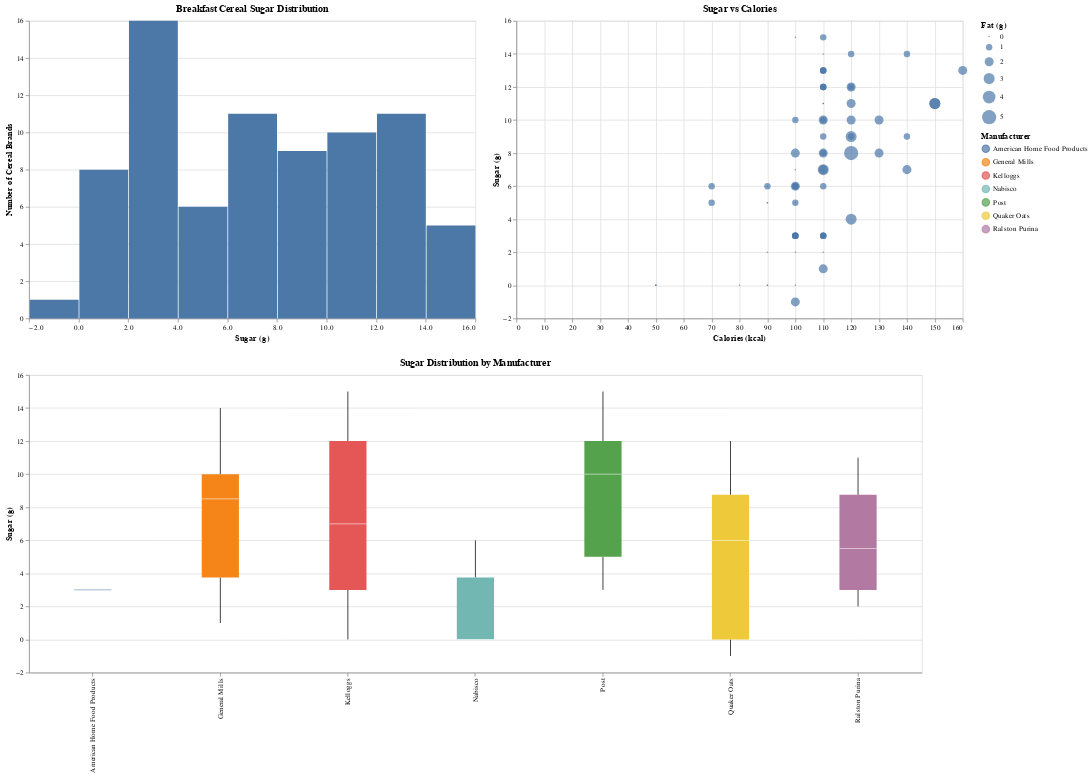

Write notebook code for a chart like this one.
### Code cell
# By saving each of the above charts as variables, we can easily display them side by side,
# adjusting sizes as needed. 

(histo | scatter) & box.properties(width=1200)

### Figure 1 — Vega-Lite specification as saved in the notebook (floating-point values rounded to 4 significant figures)
{"config": {"view": {"continuousWidth": 400, "continuousHeight": 300}}, "vconcat": [{"hconcat": [{"mark": "bar", "encoding": {"x": {"bin": true, "field": "sugars", "title": "Sugar (g)", "type": "quantitative"}, "y": {"aggregate": "count", "title": "Number of Cereal Brands", "type": "quantitative"}}, "height": 400, "title": "Breakfast Cereal Sugar Distribution", "width": 600}, {"mark": {"type": "circle", "size": 100}, "encoding": {"size": {"field": "fat", "legend": {"title": "Fat (g)"}, "type": "quantitative"}, "tooltip": {"field": "name", "type": "nominal"}, "x": {"field": "calories", "title": "Calories (kcal)", "type": "quantitative"}, "y": {"field": "sugars", "title": "Sugar (g)", "type": "quantitative"}}, "height": 400, "title": "Sugar vs Calories", "width": 600}]}, {"mark": {"type": "boxplot", "size": 50}, "encoding": {"color": {"field": "mfr_name", "legend": {"title": "Manufacturer"}, "type": "nominal"}, "tooltip": {"field": "name", "type": "nominal"}, "x": {"field": "mfr_name", "title": null, "type": "nominal"}, "y": {"field": "sugars", "title": "Sugar (g)", "type": "quantitative"}}, "height": 400, "title": "Sugar Distribution by Manufacturer", "width": 1200}], "data": {"name": "data-ace391d6956a60a682389158f4069055"}, "$schema": "https://vega.github.io/schema/vega-lite/v4.17.0.json", "datasets": {"data-ace391d6956a60a682389158f4069055": [{"name": "100% Bran", "mfr": "N", "type": "C", "calories": 70, "protein": 4, "fat": 1, "sodium": 130, "fiber": 10.0, "carbo": 5.0, "sugars": 6, "potass": 280, "vitamins": 25, "shelf": 3, "weight": 1.0, "cups": 0.33, "rating": 68.4, "mfr_name": "Nabisco", "ww_points": 3}, {"name": "100% Natural Bran", "mfr": "Q", "type": "C", "calories": 120, "protein": 3, "fat": 5, "sodium": 15, "fiber": 2.0, "carbo": 8.0, "sugars": 8, "potass": 135, "vitamins": 0, "shelf": 3, "weight": 1.0, "cups": 1.0, "rating": 33.98, "mfr_name": "Quaker Oats", "ww_points": 6}, {"name": "All-Bran", "mfr": "K", "type": "C", "calories": 70, "protein": 4, "fat": 1, "sodium": 260, "fiber": 9.0, "carbo": 7.0, "sugars": 5, "potass": 320, "vitamins": 25, "shelf": 3, "weight": 1.0, "cups": 0.33, "rating": 59.43, "mfr_name": "Kelloggs", "ww_points": 3}, {"name": "All-Bran with Extra Fiber", "mfr": "K", "type": "C", "calories": 50, "protein": 4, "fat": 0, "sodium": 140, "fiber": 14.0, "carbo": 8.0, "sugars": 0, "potass": 330, "vitamins": 25, "shelf": 3, "weight": 1.0, "cups": 0.5, "rating": 93.7, "mfr_name": "Kelloggs", "ww_points": 1}, {"name": "Almond Delight", "mfr": "R", "type": "C", "calories": 110, "protein": 2, "fat": 2, "sodium": 200, "fiber": 1.0, "carbo": 14.0, "sugars": 8, "potass": -1, "vitamins": 25, "shelf": 3, "weight": 1.0, "cups": 0.75, "rating": 34.38, "mfr_name": "Ralston Purina", "ww_points": 5}, {"name": "Apple Cinnamon Cheerios", "mfr": "G", "type": "C", "calories": 110, "protein": 2, "fat": 2, "sodium": 180, "fiber": 1.5, "carbo": 10.5, "sugars": 10, "potass": 70, "vitamins": 25, "shelf": 1, "weight": 1.0, "cups": 0.75, "rating": 29.51, "mfr_name": "General Mills", "ww_points": 5}, {"name": "Apple Jacks", "mfr": "K", "type": "C", "calories": 110, "protein": 2, "fat": 0, "sodium": 125, "fiber": 1.0, "carbo": 11.0, "sugars": 14, "potass": 30, "vitamins": 25, "shelf": 2, "weight": 1.0, "cups": 1.0, "rating": 33.17, "mfr_name": "Kelloggs", "ww_points": 5}, {"name": "Basic 4", "mfr": "G", "type": "C", "calories": 130, "protein": 3, "fat": 2, "sodium": 210, "fiber": 2.0, "carbo": 18.0, "sugars": 8, "potass": 100, "vitamins": 25, "shelf": 3, "weight": 1.33, "cups": 0.75, "rating": 37.04, "mfr_name": "General Mills", "ww_points": 5}, {"name": "Bran Chex", "mfr": "R", "type": "C", "calories": 90, "protein": 2, "fat": 1, "sodium": 200, "fiber": 4.0, "carbo": 15.0, "sugars": 6, "potass": 125, "vitamins": 25, "shelf": 1, "weight": 1.0, "cups": 0.67, "rating": 49.12, "mfr_name": "Ralston Purina", "ww_points": 4}, {"name": "Bran Flakes", "mfr": "P", "type": "C", "calories": 90, "protein": 3, "fat": 0, "sodium": 210, "fiber": 5.0, "carbo": 13.0, "sugars": 5, "potass": 190, "vitamins": 25, "shelf": 3, "weight": 1.0, "cups": 0.67, "rating": 53.31, "mfr_name": "Post", "ww_points": 3}, {"name": "Cap'n'Crunch", "mfr": "Q", "type": "C", "calories": 120, "protein": 1, "fat": 2, "sodium": 220, "fiber": 0.0, "carbo": 12.0, "sugars": 12, "potass": 35, "vitamins": 25, "shelf": 2, "weight": 1.0, "cups": 0.75, "rating": 18.04, "mfr_name": "Quaker Oats", "ww_points": 6}, {"name": "Cheerios", "mfr": "G", "type": "C", "calories": 110, "protein": 6, "fat": 2, "sodium": 290, "fiber": 2.0, "carbo": 17.0, "sugars": 1, "potass": 105, "vitamins": 25, "shelf": 1, "weight": 1.0, "cups": 1.25, "rating": 50.76, "mfr_name": "General Mills", "ww_points": 3}, {"name": "Cinnamon Toast Crunch", "mfr": "G", "type": "C", "calories": 120, "protein": 1, "fat": 3, "sodium": 210, "fiber": 0.0, "carbo": 13.0, "sugars": 9, "potass": 45, "vitamins": 25, "shelf": 2, "weight": 1.0, "cups": 0.75, "rating": 19.82, "mfr_name": "General Mills", "ww_points": 5}, {"name": "Clusters", "mfr": "G", "type": "C", "calories": 110, "protein": 3, "fat": 2, "sodium": 140, "fiber": 2.0, "carbo": 13.0, "sugars": 7, "potass": 105, "vitamins": 25, "shelf": 3, "weight": 1.0, "cups": 0.5, "rating": 40.4, "mfr_name": "General Mills", "ww_points": 4}, {"name": "Cocoa Puffs", "mfr": "G", "type": "C", "calories": 110, "protein": 1, "fat": 1, "sodium": 180, "fiber": 0.0, "carbo": 12.0, "sugars": 13, "potass": 55, "vitamins": 25, "shelf": 2, "weight": 1.0, "cups": 1.0, "rating": 22.74, "mfr_name": "General Mills", "ww_points": 5}, {"name": "Corn Chex", "mfr": "R", "type": "C", "calories": 110, "protein": 2, "fat": 0, "sodium": 280, "fiber": 0.0, "carbo": 22.0, "sugars": 3, "potass": 25, "vitamins": 25, "shelf": 1, "weight": 1.0, "cups": 1.0, "rating": 41.45, "mfr_name": "Ralston Purina", "ww_points": 4}, {"name": "Corn Flakes", "mfr": "K", "type": "C", "calories": 100, "protein": 2, "fat": 0, "sodium": 290, "fiber": 1.0, "carbo": 21.0, "sugars": 2, "potass": 35, "vitamins": 25, "shelf": 1, "weight": 1.0, "cups": 1.0, "rating": 45.86, "mfr_name": "Kelloggs", "ww_points": 3}, {"name": "Corn Pops", "mfr": "K", "type": "C", "calories": 110, "protein": 1, "fat": 0, "sodium": 90, "fiber": 1.0, "carbo": 13.0, "sugars": 12, "potass": 20, "vitamins": 25, "shelf": 2, "weight": 1.0, "cups": 1.0, "rating": 35.78, "mfr_name": "Kelloggs", "ww_points": 5}, {"name": "Count Chocula", "mfr": "G", "type": "C", "calories": 110, "protein": 1, "fat": 1, "sodium": 180, "fiber": 0.0, "carbo": 12.0, "sugars": 13, "potass": 65, "vitamins": 25, "shelf": 2, "weight": 1.0, "cups": 1.0, "rating": 22.4, "mfr_name": "General Mills", "ww_points": 5}, {"name": "Cracklin' Oat Bran", "mfr": "K", "type": "C", "calories": 110, "protein": 3, "fat": 3, "sodium": 140, "fiber": 4.0, "carbo": 10.0, "sugars": 7, "potass": 160, "vitamins": 25, "shelf": 3, "weight": 1.0, "cups": 0.5, "rating": 40.45, "mfr_name": "Kelloggs", "ww_points": 5}, {"name": "Cream of Wheat (Quick)", "mfr": "N", "type": "H", "calories": 100, "protein": 3, "fat": 0, "sodium": 80, "fiber": 1.0, "carbo": 21.0, "sugars": 0, "potass": -1, "vitamins": 0, "shelf": 2, "weight": 1.0, "cups": 1.0, "rating": 64.53, "mfr_name": "Nabisco", "ww_points": 3}, {"name": "Crispix", "mfr": "K", "type": "C", "calories": 110, "protein": 2, "fat": 0, "sodium": 220, "fiber": 1.0, "carbo": 21.0, "sugars": 3, "potass": 30, "vitamins": 25, "shelf": 3, "weight": 1.0, "cups": 1.0, "rating": 46.9, "mfr_name": "Kelloggs", "ww_points": 4}, {"name": "Crispy Wheat & Raisins", "mfr": "G", "type": "C", "calories": 100, "protein": 2, "fat": 1, "sodium": 140, "fiber": 2.0, "carbo": 11.0, "sugars": 10, "potass": 120, "vitamins": 25, "shelf": 3, "weight": 1.0, "cups": 0.75, "rating": 36.18, "mfr_name": "General Mills", "ww_points": 4}, {"name": "Double Chex", "mfr": "R", "type": "C", "calories": 100, "protein": 2, "fat": 0, "sodium": 190, "fiber": 1.0, "carbo": 18.0, "sugars": 5, "potass": 80, "vitamins": 25, "shelf": 3, "weight": 1.0, "cups": 0.75, "rating": 44.33, "mfr_name": "Ralston Purina", "ww_points": 3}, {"name": "Froot Loops", "mfr": "K", "type": "C", "calories": 110, "protein": 2, "fat": 1, "sodium": 125, "fiber": 1.0, "carbo": 11.0, "sugars": 13, "potass": 30, "vitamins": 25, "shelf": 2, "weight": 1.0, "cups": 1.0, "rating": 32.21, "mfr_name": "Kelloggs", "ww_points": 5}, {"name": "Frosted Flakes", "mfr": "K", "type": "C", "calories": 110, "protein": 1, "fat": 0, "sodium": 200, "fiber": 1.0, "carbo": 14.0, "sugars": 11, "potass": 25, "vitamins": 25, "shelf": 1, "weight": 1.0, "cups": 0.75, "rating": 31.44, "mfr_name": "Kelloggs", "ww_points": 5}, {"name": "Frosted Mini-Wheats", "mfr": "K", "type": "C", "calories": 100, "protein": 3, "fat": 0, "sodium": 0, "fiber": 3.0, "carbo": 14.0, "sugars": 7, "potass": 100, "vitamins": 25, "shelf": 2, "weight": 1.0, "cups": 0.8, "rating": 58.35, "mfr_name": "Kelloggs", "ww_points": 4}, {"name": "Fruit & Fibre Dates; Walnuts; and Oats", "mfr": "P", "type": "C", "calories": 120, "protein": 3, "fat": 2, "sodium": 160, "fiber": 5.0, "carbo": 12.0, "sugars": 10, "potass": 200, "vitamins": 25, "shelf": 3, "weight": 1.25, "cups": 0.67, "rating": 40.92, "mfr_name": "Post", "ww_points": 5}, {"name": "Fruitful Bran", "mfr": "K", "type": "C", "calories": 120, "protein": 3, "fat": 0, "sodium": 240, "fiber": 5.0, "carbo": 14.0, "sugars": 12, "potass": 190, "vitamins": 25, "shelf": 3, "weight": 1.33, "cups": 0.67, "rating": 41.02, "mfr_name": "Kelloggs", "ww_points": 5}, {"name": "Fruity Pebbles", "mfr": "P", "type": "C", "calories": 110, "protein": 1, "fat": 1, "sodium": 135, "fiber": 0.0, "carbo": 13.0, "sugars": 12, "potass": 25, "vitamins": 25, "shelf": 2, "weight": 1.0, "cups": 0.75, "rating": 28.03, "mfr_name": "Post", "ww_points": 5}, {"name": "Golden Crisp", "mfr": "P", "type": "C", "calories": 100, "protein": 2, "fat": 0, "sodium": 45, "fiber": 0.0, "carbo": 11.0, "sugars": 15, "potass": 40, "vitamins": 25, "shelf": 1, "weight": 1.0, "cups": 0.88, "rating": 35.25, "mfr_name": "Post", "ww_points": 5}, {"name": "Golden Grahams", "mfr": "G", "type": "C", "calories": 110, "protein": 1, "fat": 1, "sodium": 280, "fiber": 0.0, "carbo": 15.0, "sugars": 9, "potass": 45, "vitamins": 25, "shelf": 2, "weight": 1.0, "cups": 0.75, "rating": 23.8, "mfr_name": "General Mills", "ww_points": 5}, {"name": "Grape Nuts Flakes", "mfr": "P", "type": "C", "calories": 100, "protein": 3, "fat": 1, "sodium": 140, "fiber": 3.0, "carbo": 15.0, "sugars": 5, "potass": 85, "vitamins": 25, "shelf": 3, "weight": 1.0, "cups": 0.88, "rating": 52.08, "mfr_name": "Post", "ww_points": 4}, {"name": "Grape-Nuts", "mfr": "P", "type": "C", "calories": 110, "protein": 3, "fat": 0, "sodium": 170, "fiber": 3.0, "carbo": 17.0, "sugars": 3, "potass": 90, "vitamins": 25, "shelf": 3, "weight": 1.0, "cups": 0.25, "rating": 53.37, "mfr_name": "Post", "ww_points": 3}, {"name": "Great Grains Pecan", "mfr": "P", "type": "C", "calories": 120, "protein": 3, "fat": 3, "sodium": 75, "fiber": 3.0, "carbo": 13.0, "sugars": 4, "potass": 100, "vitamins": 25, "shelf": 3, "weight": 1.0, "cups": 0.33, "rating": 45.81, "mfr_name": "Post", "ww_points": 5}, {"name": "Honey Graham Ohs", "mfr": "Q", "type": "C", "calories": 120, "protein": 1, "fat": 2, "sodium": 220, "fiber": 1.0, "carbo": 12.0, "sugars": 11, "potass": 45, "vitamins": 25, "shelf": 2, "weight": 1.0, "cups": 1.0, "rating": 21.87, "mfr_name": "Quaker Oats", "ww_points": 5}, {"name": "Honey Nut Cheerios", "mfr": "G", "type": "C", "calories": 110, "protein": 3, "fat": 1, "sodium": 250, "fiber": 1.5, "carbo": 11.5, "sugars": 10, "potass": 90, "vitamins": 25, "shelf": 1, "weight": 1.0, "cups": 0.75, "rating": 31.07, "mfr_name": "General Mills", "ww_points": 5}, {"name": "Honey-comb", "mfr": "P", "type": "C", "calories": 110, "protein": 1, "fat": 0, "sodium": 180, "fiber": 0.0, "carbo": 14.0, "sugars": 11, "potass": 35, "vitamins": 25, "shelf": 1, "weight": 1.0, "cups": 1.33, "rating": 28.74, "mfr_name": "Post", "ww_points": 5}, {"name": "Just Right Crunchy  Nuggets", "mfr": "K", "type": "C", "calories": 110, "protein": 2, "fat": 1, "sodium": 170, "fiber": 1.0, "carbo": 17.0, "sugars": 6, "potass": 60, "vitamins": 100, "shelf": 3, "weight": 1.0, "cups": 1.0, "rating": 36.52, "mfr_name": "Kelloggs", "ww_points": 4}, {"name": "Just Right Fruit & Nut", "mfr": "K", "type": "C", "calories": 140, "protein": 3, "fat": 1, "sodium": 170, "fiber": 2.0, "carbo": 20.0, "sugars": 9, "potass": 95, "vitamins": 100, "shelf": 3, "weight": 1.3, "cups": 0.75, "rating": 36.47, "mfr_name": "Kelloggs", "ww_points": 5}, {"name": "Kix", "mfr": "G", "type": "C", "calories": 110, "protein": 2, "fat": 1, "sodium": 260, "fiber": 0.0, "carbo": 21.0, "sugars": 3, "potass": 40, "vitamins": 25, "shelf": 2, "weight": 1.0, "cups": 1.5, "rating": 39.24, "mfr_name": "General Mills", "ww_points": 4}, {"name": "Life", "mfr": "Q", "type": "C", "calories": 100, "protein": 4, "fat": 2, "sodium": 150, "fiber": 2.0, "carbo": 12.0, "sugars": 6, "potass": 95, "vitamins": 25, "shelf": 2, "weight": 1.0, "cups": 0.67, "rating": 45.33, "mfr_name": "Quaker Oats", "ww_points": 4}, {"name": "Lucky Charms", "mfr": "G", "type": "C", "calories": 110, "protein": 2, "fat": 1, "sodium": 180, "fiber": 0.0, "carbo": 12.0, "sugars": 12, "potass": 55, "vitamins": 25, "shelf": 2, "weight": 1.0, "cups": 1.0, "rating": 26.73, "mfr_name": "General Mills", "ww_points": 5}, {"name": "Maypo", "mfr": "A", "type": "H", "calories": 100, "protein": 4, "fat": 1, "sodium": 0, "fiber": 0.0, "carbo": 16.0, "sugars": 3, "potass": 95, "vitamins": 25, "shelf": 2, "weight": 1.0, "cups": 1.0, "rating": 54.85, "mfr_name": "American Home Food Products", "ww_points": 3}, {"name": "Muesli Raisins; Dates; & Almonds", "mfr": "R", "type": "C", "calories": 150, "protein": 4, "fat": 3, "sodium": 95, "fiber": 3.0, "carbo": 16.0, "sugars": 11, "potass": 170, "vitamins": 25, "shelf": 3, "weight": 1.0, "cups": 1.0, "rating": 37.14, "mfr_name": "Ralston Purina", "ww_points": 6}, {"name": "Muesli Raisins; Peaches; & Pecans", "mfr": "R", "type": "C", "calories": 150, "protein": 4, "fat": 3, "sodium": 150, "fiber": 3.0, "carbo": 16.0, "sugars": 11, "potass": 170, "vitamins": 25, "shelf": 3, "weight": 1.0, "cups": 1.0, "rating": 34.14, "mfr_name": "Ralston Purina", "ww_points": 6}, {"name": "Mueslix Crispy Blend", "mfr": "K", "type": "C", "calories": 160, "protein": 3, "fat": 2, "sodium": 150, "fiber": 3.0, "carbo": 17.0, "sugars": 13, "potass": 160, "vitamins": 25, "shelf": 3, "weight": 1.5, "cups": 0.67, "rating": 30.31, "mfr_name": "Kelloggs", "ww_points": 7}, {"name": "Multi-Grain Cheerios", "mfr": "G", "type": "C", "calories": 100, "protein": 2, "fat": 1, "sodium": 220, "fiber": 2.0, "carbo": 15.0, "sugars": 6, "potass": 90, "vitamins": 25, "shelf": 1, "weight": 1.0, "cups": 1.0, "rating": 40.11, "mfr_name": "General Mills", "ww_points": 4}, {"name": "Nut&Honey Crunch", "mfr": "K", "type": "C", "calories": 120, "protein": 2, "fat": 1, "sodium": 190, "fiber": 0.0, "carbo": 15.0, "sugars": 9, "potass": 40, "vitamins": 25, "shelf": 2, "weight": 1.0, "cups": 0.67, "rating": 29.92, "mfr_name": "Kelloggs", "ww_points": 5}, {"name": "Nutri-Grain Almond-Raisin", "mfr": "K", "type": "C", "calories": 140, "protein": 3, "fat": 2, "sodium": 220, "fiber": 3.0, "carbo": 21.0, "sugars": 7, "potass": 130, "vitamins": 25, "shelf": 3, "weight": 1.33, "cups": 0.67, "rating": 40.69, "mfr_name": "Kelloggs", "ww_points": 5}, {"name": "Nutri-grain Wheat", "mfr": "K", "type": "C", "calories": 90, "protein": 3, "fat": 0, "sodium": 170, "fiber": 3.0, "carbo": 18.0, "sugars": 2, "potass": 90, "vitamins": 25, "shelf": 3, "weight": 1.0, "cups": 1.0, "rating": 59.64, "mfr_name": "Kelloggs", "ww_points": 3}, {"name": "Oatmeal Raisin Crisp", "mfr": "G", "type": "C", "calories": 130, "protein": 3, "fat": 2, "sodium": 170, "fiber": 1.5, "carbo": 13.5, "sugars": 10, "potass": 120, "vitamins": 25, "shelf": 3, "weight": 1.25, "cups": 0.5, "rating": 30.45, "mfr_name": "General Mills", "ww_points": 5}, {"name": "Post Nat. Raisin Bran", "mfr": "P", "type": "C", "calories": 120, "protein": 3, "fat": 1, "sodium": 200, "fiber": 6.0, "carbo": 11.0, "sugars": 14, "potass": 260, "vitamins": 25, "shelf": 3, "weight": 1.33, "cups": 0.67, "rating": 37.84, "mfr_name": "Post", "ww_points": 5}, {"name": "Product 19", "mfr": "K", "type": "C", "calories": 100, "protein": 3, "fat": 0, "sodium": 320, "fiber": 1.0, "carbo": 20.0, "sugars": 3, "potass": 45, "vitamins": 100, "shelf": 3, "weight": 1.0, "cups": 1.0, "rating": 41.5, "mfr_name": "Kelloggs", "ww_points": 3}, {"name": "Puffed Rice", "mfr": "Q", "type": "C", "calories": 50, "protein": 1, "fat": 0, "sodium": 0, "fiber": 0.0, "carbo": 13.0, "sugars": 0, "potass": 15, "vitamins": 0, "shelf": 3, "weight": 0.5, "cups": 1.0, "rating": 60.76, "mfr_name": "Quaker Oats", "ww_points": 1}, {"name": "Puffed Wheat", "mfr": "Q", "type": "C", "calories": 50, "protein": 2, "fat": 0, "sodium": 0, "fiber": 1.0, "carbo": 10.0, "sugars": 0, "potass": 50, "vitamins": 0, "shelf": 3, "weight": 0.5, "cups": 1.0, "rating": 63.01, "mfr_name": "Quaker Oats", "ww_points": 1}, {"name": "Quaker Oat Squares", "mfr": "Q", "type": "C", "calories": 100, "protein": 4, "fat": 1, "sodium": 135, "fiber": 2.0, "carbo": 14.0, "sugars": 6, "potass": 110, "vitamins": 25, "shelf": 3, "weight": 1.0, "cups": 0.5, "rating": 49.51, "mfr_name": "Quaker Oats", "ww_points": 4}, {"name": "Quaker Oatmeal", "mfr": "Q", "type": "H", "calories": 100, "protein": 5, "fat": 2, "sodium": 0, "fiber": 2.7, "carbo": -1.0, "sugars": -1, "potass": 110, "vitamins": 0, "shelf": 1, "weight": 1.0, "cups": 0.67, "rating": 50.83, "mfr_name": "Quaker Oats", "ww_points": 3}, {"name": "Raisin Bran", "mfr": "K", "type": "C", "calories": 120, "protein": 3, "fat": 1, "sodium": 210, "fiber": 5.0, "carbo": 14.0, "sugars": 12, "potass": 240, "vitamins": 25, "shelf": 2, "weight": 1.33, "cups": 0.75, "rating": 39.26, "mfr_name": "Kelloggs", "ww_points": 5}, {"name": "Raisin Nut Bran", "mfr": "G", "type": "C", "calories": 100, "protein": 3, "fat": 2, "sodium": 140, "fiber": 2.5, "carbo": 10.5, "sugars": 8, "potass": 140, "vitamins": 25, "shelf": 3, "weight": 1.0, "cups": 0.5, "rating": 39.7, "mfr_name": "General Mills", "ww_points": 4}, {"name": "Raisin Squares", "mfr": "K", "type": "C", "calories": 90, "protein": 2, "fat": 0, "sodium": 0, "fiber": 2.0, "carbo": 15.0, "sugars": 6, "potass": 110, "vitamins": 25, "shelf": 3, "weight": 1.0, "cups": 0.5, "rating": 55.33, "mfr_name": "Kelloggs", "ww_points": 3}, {"name": "Rice Chex", "mfr": "R", "type": "C", "calories": 110, "protein": 1, "fat": 0, "sodium": 240, "fiber": 0.0, "carbo": 23.0, "sugars": 2, "potass": 30, "vitamins": 25, "shelf": 1, "weight": 1.0, "cups": 1.13, "rating": 42.0, "mfr_name": "Ralston Purina", "ww_points": 3}, {"name": "Rice Krispies", "mfr": "K", "type": "C", "calories": 110, "protein": 2, "fat": 0, "sodium": 290, "fiber": 0.0, "carbo": 22.0, "sugars": 3, "potass": 35, "vitamins": 25, "shelf": 1, "weight": 1.0, "cups": 1.0, "rating": 40.56, "mfr_name": "Kelloggs", "ww_points": 4}, {"name": "Shredded Wheat", "mfr": "N", "type": "C", "calories": 80, "protein": 2, "fat": 0, "sodium": 0, "fiber": 3.0, "carbo": 16.0, "sugars": 0, "potass": 95, "vitamins": 0, "shelf": 1, "weight": 0.83, "cups": 1.0, "rating": 68.24, "mfr_name": "Nabisco", "ww_points": 2}, {"name": "Shredded Wheat 'n'Bran", "mfr": "N", "type": "C", "calories": 90, "protein": 3, "fat": 0, "sodium": 0, "fiber": 4.0, "carbo": 19.0, "sugars": 0, "potass": 140, "vitamins": 0, "shelf": 1, "weight": 1.0, "cups": 0.67, "rating": 74.47, "mfr_name": "Nabisco", "ww_points": 2}, {"name": "Shredded Wheat spoon size", "mfr": "N", "type": "C", "calories": 90, "protein": 3, "fat": 0, "sodium": 0, "fiber": 3.0, "carbo": 20.0, "sugars": 0, "potass": 120, "vitamins": 0, "shelf": 1, "weight": 1.0, "cups": 0.67, "rating": 72.8, "mfr_name": "Nabisco", "ww_points": 2}, {"name": "Smacks", "mfr": "K", "type": "C", "calories": 110, "protein": 2, "fat": 1, "sodium": 70, "fiber": 1.0, "carbo": 9.0, "sugars": 15, "potass": 40, "vitamins": 25, "shelf": 2, "weight": 1.0, "cups": 0.75, "rating": 31.23, "mfr_name": "Kelloggs", "ww_points": 5}, {"name": "Special K", "mfr": "K", "type": "C", "calories": 110, "protein": 6, "fat": 0, "sodium": 230, "fiber": 1.0, "carbo": 16.0, "sugars": 3, "potass": 55, "vitamins": 25, "shelf": 1, "weight": 1.0, "cups": 1.0, "rating": 53.13, "mfr_name": "Kelloggs", "ww_points": 3}, {"name": "Strawberry Fruit Wheats", "mfr": "N", "type": "C", "calories": 90, "protein": 2, "fat": 0, "sodium": 15, "fiber": 3.0, "carbo": 15.0, "sugars": 5, "potass": 90, "vitamins": 25, "shelf": 2, "weight": 1.0, "cups": 1.0, "rating": 59.36, "mfr_name": "Nabisco", "ww_points": 3}, {"name": "Total Corn Flakes", "mfr": "G", "type": "C", "calories": 110, "protein": 2, "fat": 1, "sodium": 200, "fiber": 0.0, "carbo": 21.0, "sugars": 3, "potass": 35, "vitamins": 100, "shelf": 3, "weight": 1.0, "cups": 1.0, "rating": 38.84, "mfr_name": "General Mills", "ww_points": 4}, {"name": "Total Raisin Bran", "mfr": "G", "type": "C", "calories": 140, "protein": 3, "fat": 1, "sodium": 190, "fiber": 4.0, "carbo": 15.0, "sugars": 14, "potass": 230, "vitamins": 100, "shelf": 3, "weight": 1.5, "cups": 1.0, "rating": 28.59, "mfr_name": "General Mills", "ww_points": 6}, {"name": "Total Whole Grain", "mfr": "G", "type": "C", "calories": 100, "protein": 3, "fat": 1, "sodium": 200, "fiber": 3.0, "carbo": 16.0, "sugars": 3, "potass": 110, "vitamins": 100, "shelf": 3, "weight": 1.0, "cups": 1.0, "rating": 46.66, "mfr_name": "General Mills", "ww_points": 3}, {"name": "Triples", "mfr": "G", "type": "C", "calories": 110, "protein": 2, "fat": 1, "sodium": 250, "fiber": 0.0, "carbo": 21.0, "sugars": 3, "potass": 60, "vitamins": 25, "shelf": 3, "weight": 1.0, "cups": 0.75, "rating": 39.11, "mfr_name": "General Mills", "ww_points": 4}, {"name": "Trix", "mfr": "G", "type": "C", "calories": 110, "protein": 1, "fat": 1, "sodium": 140, "fiber": 0.0, "carbo": 13.0, "sugars": 12, "potass": 25, "vitamins": 25, "shelf": 2, "weight": 1.0, "cups": 1.0, "rating": 27.75, "mfr_name": "General Mills", "ww_points": 5}, {"name": "Wheat Chex", "mfr": "R", "type": "C", "calories": 100, "protein": 3, "fat": 1, "sodium": 230, "fiber": 3.0, "carbo": 17.0, "sugars": 3, "potass": 115, "vitamins": 25, "shelf": 1, "weight": 1.0, "cups": 0.67, "rating": 49.79, "mfr_name": "Ralston Purina", "ww_points": 3}, {"name": "Wheaties", "mfr": "G", "type": "C", "calories": 100, "protein": 3, "fat": 1, "sodium": 200, "fiber": 3.0, "carbo": 17.0, "sugars": 3, "potass": 110, "vitamins": 25, "shelf": 1, "weight": 1.0, "cups": 1.0, "rating": 51.59, "mfr_name": "General Mills", "ww_points": 3}, {"name": "Wheaties Honey Gold", "mfr": "G", "type": "C", "calories": 110, "protein": 2, "fat": 1, "sodium": 200, "fiber": 1.0, "carbo": 16.0, "sugars": 8, "potass": 60, "vitamins": 25, "shelf": 1, "weight": 1.0, "cups": 0.75, "rating": 36.19, "mfr_name": "General Mills", "ww_points": 4}]}}
